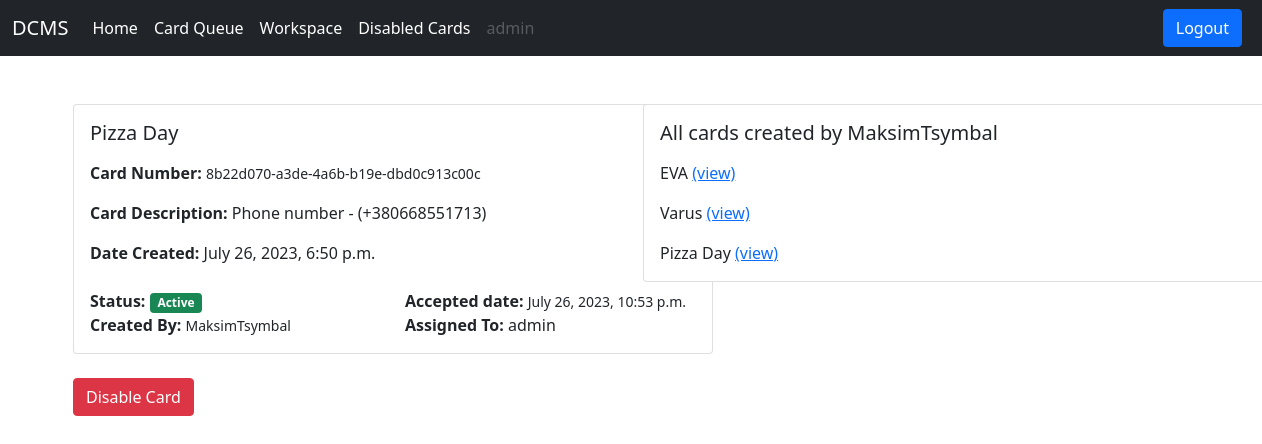
The app's page /card/card_details/4/ (signed in) with its own data.
### users/models.py (models this page shows)
class User(AbstractUser):
    is_customer = models.BooleanField(default=False)
    is_engineer = models.BooleanField(default=False)
    def __str__(self):
        return self.username

### card/models.py (models this page shows)
class Card(models.Model):
    status_choices = (
        ('Active', 'Active'),
        ('Disable', 'Disable'),
        ('Pending', 'Pending')
    )
    card_number = models.UUIDField(default=uuid.uuid4)
    title = models.CharField(max_length=100)
    description = models.TextField()
    created_by = models.ForeignKey(User, models.CASCADE, related_name='created_by')
    date_created = models.DateTimeField(auto_now_add=True)
    assigned_to = models.ForeignKey(User, models.DO_NOTHING, null=True, blank=True)
    is_resolved = models.BooleanField(default=False)
    accepted_date = models.DateTimeField(null=True, blank=True)
    closed_date = models.DateTimeField(null=True, blank=True)
    card_status = models.CharField(max_length=15, choices=status_choices)

### card/views.py (the view)
# urls.py: path('card_details/<int:pk>/', views.card_details, name='card_details'),
def card_details(request, pk):
    card = Card.objects.get(pk=pk)
    t = User.objects.get(username=card.created_by)
    cards_per_user = t.created_by.all()
    context = {'card': card, 'cards_per_user': cards_per_user}
    return render(request, 'card/card_details.html', context)

### templates/card/card_details.html (shortened to what this page needs)
{% extends 'base.html' %}
{% block content %}
    <div class="row">
        <div class="col-md-6">
            <div class="card mx-auto" style="width: 40rem;">
                <div class="card-body">
                    <h5 class="card-title mb-3">{{ card.title }}</h5>
                    <p><b>Card Number: </b><small>{{ card.card_number }}</small></p>
                    <p class="card-text"><b>Card Description: </b>{{ card.description }}</p>
                    <div class="row">
                        <div class="col">
                            <b>Date Created:</b> {{ card.date_created }}
                        </div>
                    </div> <br>
                    <div class="row">
                        <div class="col">
                            {% if card.is_resolved %}
                            <b>Status:</b> <span class="badge bg-danger">Disabled</span>
                            {% else %}
                            <b>Status:</b> <span class="badge bg-success">Active</span>
                            {% endif %}
                        </div>
                        <div class="col">
                            <b>Accepted date:</b> <small>{{ card.accepted_date }}</small>
                        </div>
                    </div>
                    <div class="row">
                        <div class="col">
                            <b>Created By:</b> <small>{{ card.created_by }}</small>
                        </div>
                        <div class="col">
                            <b>Assigned To:</b> {{ card.assigned_to }}
                        </div>
                    </div>
                </div>
            </div>
        </div>
        <div class="col-md-6">
            <div class="card mx-auto" style="width: 40rem;">
                <div class="card-body">
                    <h5 class="card-title mb-3">All cards created by {{ card.created_by }}</h5>
                    {% for card in cards_per_user %}
                    <p class="card-text">{{ card.title }} <a href="{% url 'card_details' card.pk%}">(view)</a></p>
                    {% endfor %}
                </div>
            </div>
        </div>
    </div>
<br>
{% if request.user.is_engineer and not card.is_resolved %}
<a href="{% url 'disable-card' card.pk %}" class="btn btn-danger">Disable Card</a>
{% endif %}
{% endblock content %}

### templates/base.html (shortened to what this page needs)
<!DOCTYPE html>
<html lang="en">
<head>
    <link href="https://cdn.jsdelivr.net/npm/bootstrap@5.0.2/dist/css/bootstrap.min.css" rel="stylesheet"
>
</head>
<body>
    {% if request.user.is_customer %}
    <nav class="navbar navbar-expand-lg navbar-dark bg-dark">
         <div class="container-fluid">
             <a class="navbar-brand" href="/">DCMS</a>
             <div class="collapse navbar-collapse" id="navbarSupportedContent">
                 <ul class="navbar-nav me-auto mb-2 mb-lg-0">
                     <li class="nav-item">
                         <a class="nav-link active" aria-current="page" href="/">Home</a>
                     </li>
                     <li class="nav-item">
                         <a class="nav-link active" href="{% url 'create-card' %}">Create Card</a>
                     </li>
                     <li class="nav-item">
                         <a class="nav-link active" href="{% url 'all-cards' %}">View Card</a>
                     </li>
                     <li class="nav-item">
                         <a class="nav-link disabled" href="#" tabindex="-1" aria-disabled="true">{{ request.user.username }}</a>
                     </li>
                 </ul>
                 <a href="{% url 'logout' %}" class="btn btn-primary me-2">Logout</a>
             </div>
         </div>
    </nav>
    {% elif request.user.is_engineer%}
        <nav class="navbar navbar-expand-lg navbar-dark bg-dark">
         <div class="container-fluid">
             <a class="navbar-brand" href="/">DCMS</a>
             <div class="collapse navbar-collapse" id="navbarSupportedContent">
                 <ul class="navbar-nav me-auto mb-2 mb-lg-0">
                     <li class="nav-item">
                         <a class="nav-link active" aria-current="page" href="/">Home</a>
                     </li>
                     <li class="nav-item">
                         <a class="nav-link active" href="{% url 'card-queue' %}">Card Queue</a>
                     </li>
                     <li class="nav-item">
                         <a class="nav-link active" href="{% url 'workspace' %}">Workspace</a>
                     </li>
                     <li class="nav-item">
                         <a class="nav-link active" href="{% url 'all-disabled-cards' %}">Disabled Cards</a>
                     <li class="nav-item">
                         <a class="nav-link disabled" href="#" tabindex="-1" aria-disabled="true">{{ request.user.username }}</a>
                     </li>
                 </ul>
                 <a href="{% url 'logout' %}" class="btn btn-primary me-2">Logout</a>
             </div>
         </div>
    </nav>
    {% endif %}
    <div class="container mt-5">
        {% block content %}
        {% endblock content %}
    </div>
</body>
</html>

### records on screen
User: user.username "admin"
Card: title "Pizza Day", card_number "8b22d070-a3de-4a6b-b19e-dbd0c913c00c", description "Phone number - (+380668551713)", date_created "July 26, 2023, 6:50 p.m.", accepted_date "July 26, 2023, 10:53 p.m.", created_by "MaksimTsymbal", assigned_to "admin"
Card: title "EVA"
Card: title "Varus"
